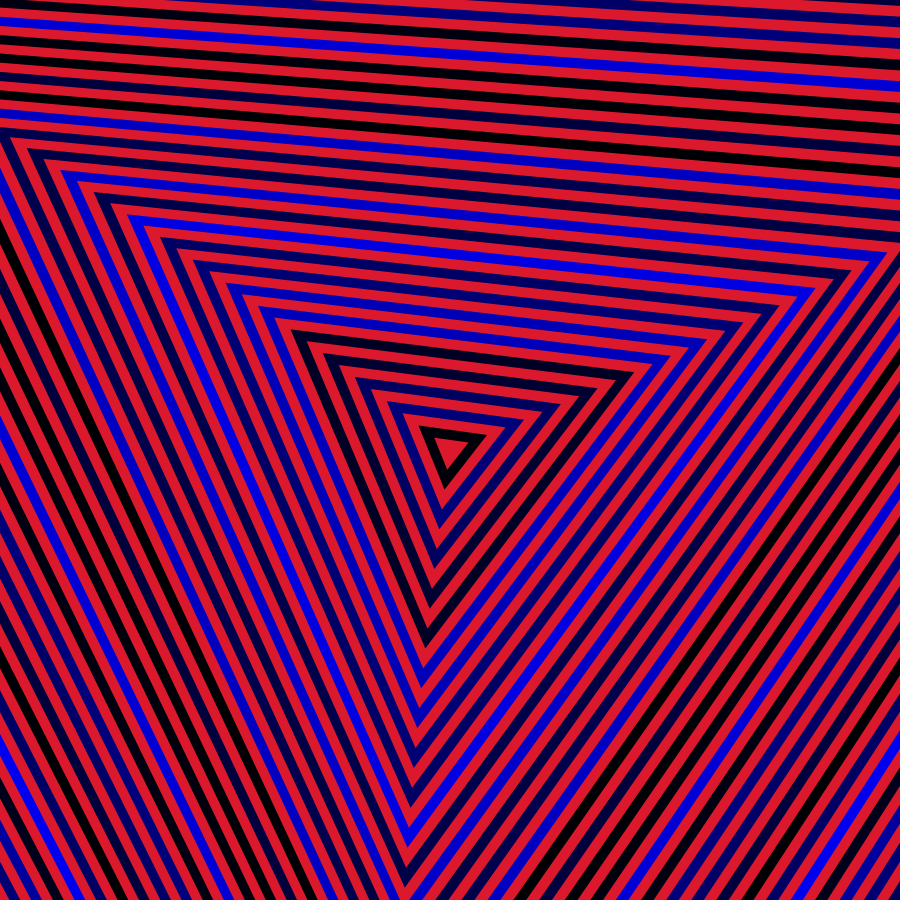
Frame 1 (no input)
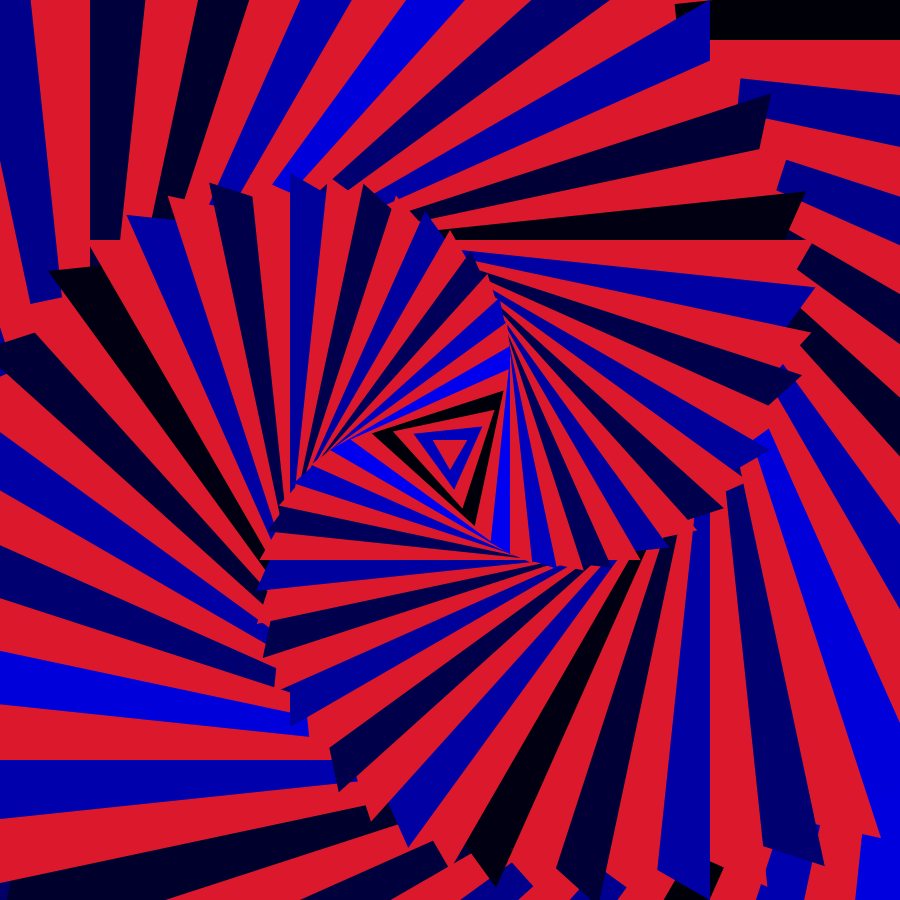
Frame 60 (the mouse pressed at the canvas centre just before this capture)
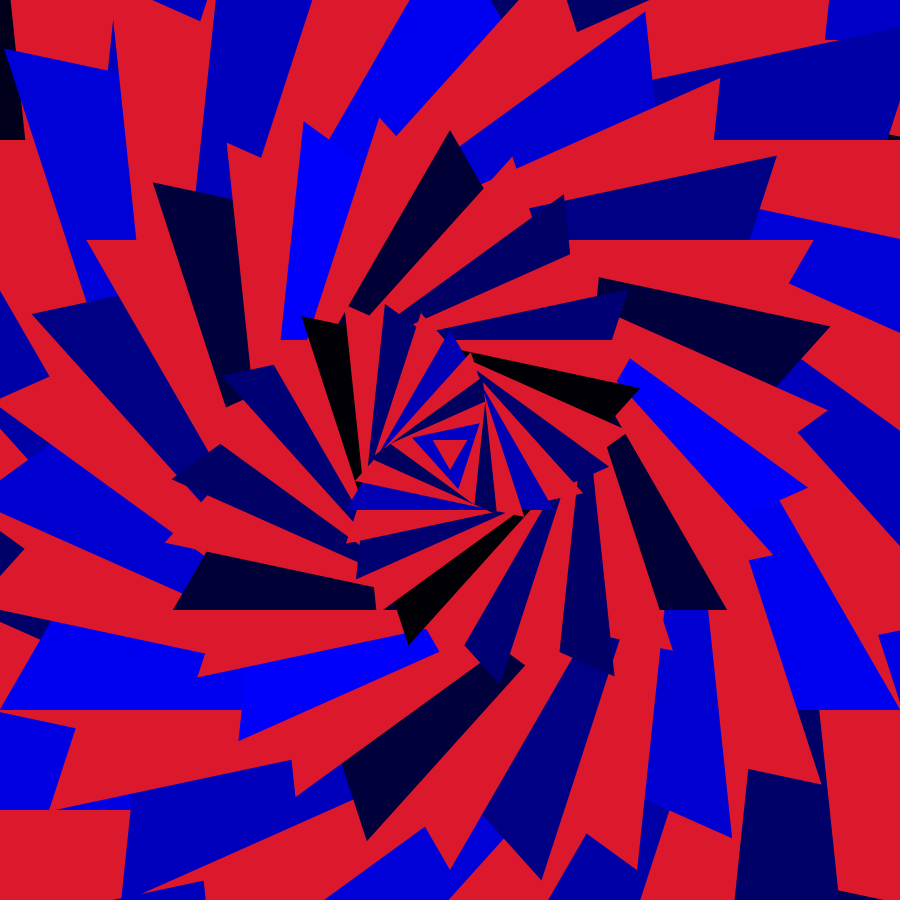
Frame 120 (the mouse held since frame 60 and released just before this capture)

The Processing sketch that drew these frames (run headless with seeded random() and noise(); from frame 60 on, the mouse is pressed at the canvas centre):

// Processing sketch: processing_130747
// ── processing_130747.pde

void setup()
{
  size(900, 900);

}
 
void draw()
{
  background(255);
  noStroke();
   fill(random(255), random(255), random(255));
  smooth();
   
  int layers = 80;
   
  for(int i=layers; i>0; i--)
  {
    if(i%2 == 0)
     fill(random(0), random(0), random(255));

    else
      fill (220, 25, 44);


       
    pushMatrix();
    translate(width/2, height/2);
    rotate(radians(0.1 * frameCount*(layers+1-i)));
     
    float delta = 20;
    polygon(3, 0, 0, i*delta);
     
    popMatrix();
  }
}
 
void polygon(int sides, float x, float y, float rad)
{
  beginShape();
  PVector orig = new PVector(x, y);
  for(int i=0; i<sides; i++)
  {
    float angle = i*360.0 / sides;
    PVector newPt = new PVector(orig.x + rad*sin(radians(angle)), orig.y + rad*cos(radians(angle)));
    vertex(newPt.x, newPt.y);
  }
  endShape();
}
